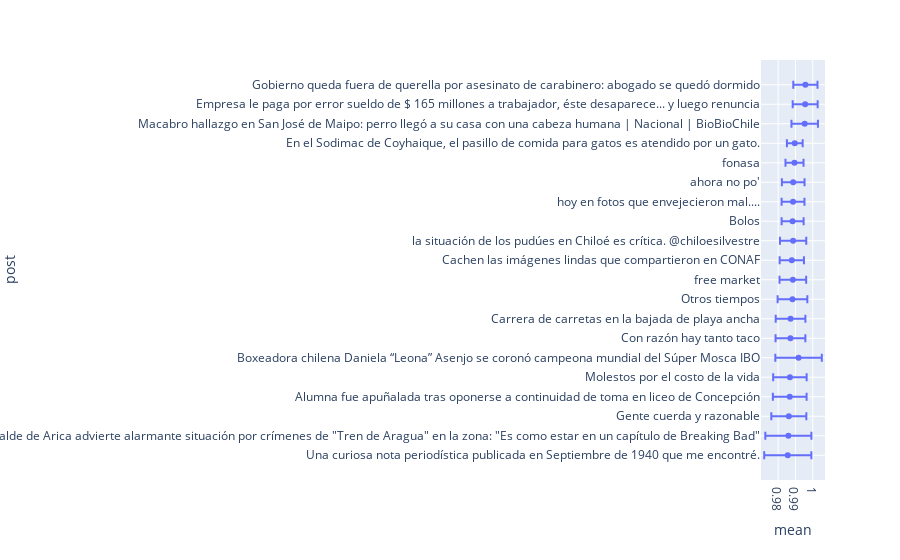

The cell this chart's notebook holds for it:
### Code cell
r_order = order[::-1][-20:]
data_dic = {
    'mean': posterior_mean[r_order],
    'std_err': std_err[r_order],
    'post': ordered_post[::-1]
}
df = pd.DataFrame(data=data_dic)
fig = px.scatter(df, x="mean", y="post", error_x="std_err")
fig.show()

### Figure 1 — Plotly figure (JSON) as saved in the notebook; plotly's stock layout.template omitted (floating-point values rounded to 4 significant figures)
{"data": [{"error_x": {"array": [0.01361, 0.01329, 0.01011, 0.009734, 0.009658, 0.01341, 0.008608, 0.008571, 0.00858, 0.007691, 0.007012, 0.00759, 0.006354, 0.006596, 0.006541, 0.005212, 0.004551, 0.007639, 0.007205, 0.006991]}, "hovertemplate": "mean=%{x}<br>post=%{y}<extra></extra>", "legendgroup": "", "marker": {"color": "#636efa", "symbol": "circle"}, "mode": "markers", "name": "", "orientation": "h", "showlegend": false, "type": "scatter", "x": [0.9856, 0.9859, 0.9862, 0.9867, 0.9868, 0.9918, 0.9871, 0.9872, 0.9883, 0.9885, 0.9879, 0.9887, 0.9884, 0.9886, 0.9887, 0.9895, 0.9896, 0.9953, 0.9956, 0.9957], "xaxis": "x", "y": ["Una curiosa nota periodística publicada en Septiembre de 1940 que me encontré.", "Alcalde de Arica advierte alarmante situación por crímenes de \"Tren de Aragua\" en la zona: \"Es como estar en un capítulo de Breaking Bad\"", "Gente cuerda y razonable", "Alumna fue apuñalada tras oponerse a continuidad de toma en liceo de Concepción", "Molestos por el costo de la vida", "Boxeadora chilena Daniela “Leona” Asenjo se coronó campeona mundial del Súper Mosca IBO", "Con razón hay tanto taco", "Carrera de carretas en la bajada de playa ancha", "Otros tiempos", "free market", "Cachen las imágenes lindas que compartieron en CONAF", "la situación de los pudúes en Chiloé es crítica. @chiloesilvestre", "Bolos", "hoy en fotos que envejecieron mal....", "ahora no po'", "fonasa", "En el Sodimac de Coyhaique, el pasillo de comida para gatos es atendido por un gato.", "Macabro hallazgo en San José de Maipo: perro llegó a su casa con una cabeza humana | Nacional | BioBioChile", "Empresa le paga por error sueldo de $ 165 millones a trabajador, éste desaparece... y luego renuncia", "Gobierno queda fuera de querella por asesinato de carabinero: abogado se quedó dormido"], "yaxis": "y"}], "layout": {"autosize": true, "legend": {"tracegroupgap": 0}, "margin": {"t": 60}, "xaxis": {"anchor": "y", "autorange": true, "domain": [0, 1], "range": [0.9701, 1.007], "title": {"text": "mean"}, "type": "linear"}, "yaxis": {"anchor": "x", "autorange": true, "domain": [0, 1], "range": [-1.471, 20.47], "title": {"text": "post"}, "type": "category"}}}
